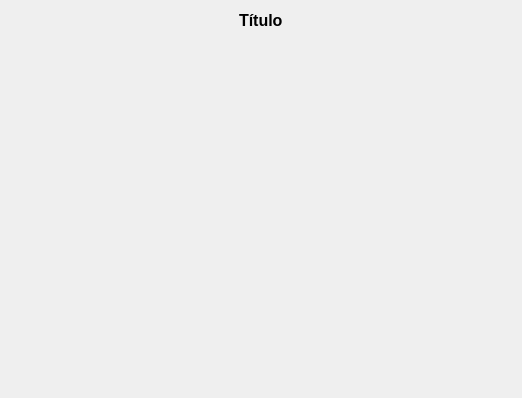
<?xml version="1.0" encoding="UTF-8"?>
<ui version="4.0">
 <class>JanelaInterna</class>
 <widget class="QWidget" name="JanelaInterna">
  <property name="geometry">
   <rect>
    <x>0</x>
    <y>0</y>
    <width>518</width>
    <height>396</height>
   </rect>
  </property>
  <property name="windowTitle">
   <string>Título</string>
  </property>
  <layout class="QGridLayout" name="gridLayout">
   <item row="0" column="0">
    <layout class="QHBoxLayout" name="horizontalLayout">
     <item>
      <spacer name="horizontalSpacer_2">
       <property name="orientation">
        <enum>Qt::Horizontal</enum>
       </property>
       <property name="sizeHint" stdset="0">
        <size>
         <width>217</width>
         <height>20</height>
        </size>
       </property>
      </spacer>
     </item>
     <item>
      <widget class="QLabel" name="titulo">
       <property name="text">
        <string>&lt;!DOCTYPE HTML PUBLIC &quot;-//W3C//DTD HTML 4.0//EN&quot; &quot;http://www.w3.org/TR/REC-html40/strict.dtd&quot;&gt;
&lt;html&gt;&lt;head&gt;&lt;meta name=&quot;qrichtext&quot; content=&quot;1&quot; /&gt;&lt;style type=&quot;text/css&quot;&gt;
p, li { white-space: pre-wrap; }
&lt;/style&gt;&lt;/head&gt;&lt;body style=&quot; font-family:'Sans'; font-size:8.5pt; font-weight:400; font-style:normal;&quot;&gt;
&lt;p style=&quot; margin-top:0px; margin-bottom:0px; margin-left:0px; margin-right:0px; -qt-block-indent:0; text-indent:0px;&quot;&gt;&lt;span style=&quot; font-size:12pt; font-weight:600;&quot;&gt;Título&lt;/span&gt;&lt;/p&gt;&lt;/body&gt;&lt;/html&gt;</string>
       </property>
      </widget>
     </item>
     <item>
      <spacer name="horizontalSpacer">
       <property name="orientation">
        <enum>Qt::Horizontal</enum>
       </property>
       <property name="sizeHint" stdset="0">
        <size>
         <width>216</width>
         <height>20</height>
        </size>
       </property>
      </spacer>
     </item>
    </layout>
   </item>
   <item row="1" column="0">
    <widget class="Grafico" name="grafico" native="true">
     <property name="minimumSize">
      <size>
       <width>500</width>
       <height>350</height>
      </size>
     </property>
    </widget>
   </item>
  </layout>
 </widget>
 <customwidgets>
  <customwidget>
   <class>Grafico</class>
   <extends>QWidget</extends>
   <header>../src/grafico.h</header>
   <container>1</container>
  </customwidget>
 </customwidgets>
 <resources/>
 <connections/>
</ui>
